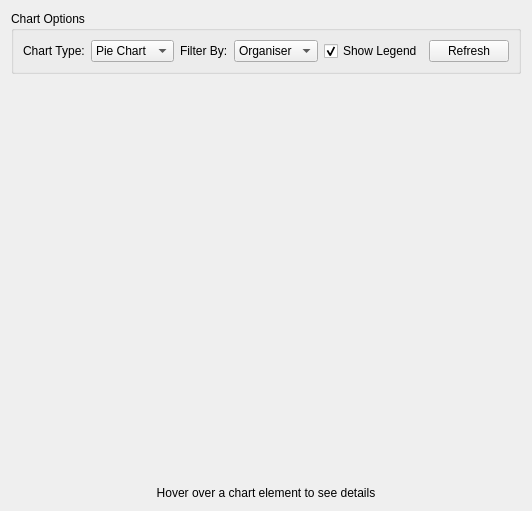
                <widget class="QWidget" name="meetingStatisticsTab">
                 <attribute name="title">
                  <string>Statistics</string>
                 </attribute>
                 <layout class="QVBoxLayout" name="meetingStatsLayout">
                  <item>
                   <widget class="QGroupBox" name="meetingChartControlsGroupBox">
                    <property name="title">
                     <string>Chart Options</string>
                    </property>
                    <layout class="QHBoxLayout" name="meetingChartControlsLayout">
                     <item>
                      <widget class="QLabel" name="meetingChartTypeLabel">
                       <property name="text">
                        <string>Chart Type:</string>
                       </property>
                      </widget>
                     </item>
                     <item>
                      <widget class="QComboBox" name="meetingChartTypeComboBox">
                       <item>
                        <property name="text">
                         <string>Pie Chart</string>
                        </property>
                       </item>
                       <item>
                        <property name="text">
                         <string>Bar Chart</string>
                        </property>
                       </item>
                      </widget>
                     </item>
                     <item>
                      <widget class="QLabel" name="meetingChartFilterLabel">
                       <property name="text">
                        <string>Filter By:</string>
                       </property>
                      </widget>
                     </item>
                     <item>
                      <widget class="QComboBox" name="meetingChartFilterComboBox">
                       <item>
                        <property name="text">
                         <string>Organiser</string>
                        </property>
                       </item>
                       <item>
                        <property name="text">
                         <string>Agenda</string>
                        </property>
                       </item>
                       <item>
                        <property name="text">
                         <string>Date</string>
                        </property>
                       </item>
                      </widget>
                     </item>
                     <item>
                      <widget class="QCheckBox" name="meetingToggleLegendCheckBox">
                       <property name="text">
                        <string>Show Legend</string>
                       </property>
                       <property name="checked">
                        <bool>true</bool>
                       </property>
                      </widget>
                     </item>
                     <item>
                      <widget class="QPushButton" name="meetingChartRefreshButton">
                       <property name="text">
                        <string>Refresh</string>
                       </property>
                      </widget>
                     </item>
                    </layout>
                   </widget>
                  </item>
                  <item>
                   <widget class="QChartView" name="meetingChartView" native="true">
                    <property name="sizePolicy">
                     <sizepolicy hsizetype="Expanding" vsizetype="Expanding">
                      <horstretch>0</horstretch>
                      <verstretch>0</verstretch>
                     </sizepolicy>
                    </property>
                    <property name="minimumSize">
                     <size>
                      <width>0</width>
                      <height>400</height>
                     </size>
                    </property>
                   </widget>
                  </item>
                  <item>
                   <widget class="QLabel" name="meetingHoverDescriptionLabel">
                    <property name="text">
                     <string>Hover over a chart element to see details</string>
                    </property>
                    <property name="alignment">
                     <set>Qt::AlignmentFlag::AlignCenter</set>
                    </property>
                   </widget>
                  </item>
                 </layout>
                </widget>
